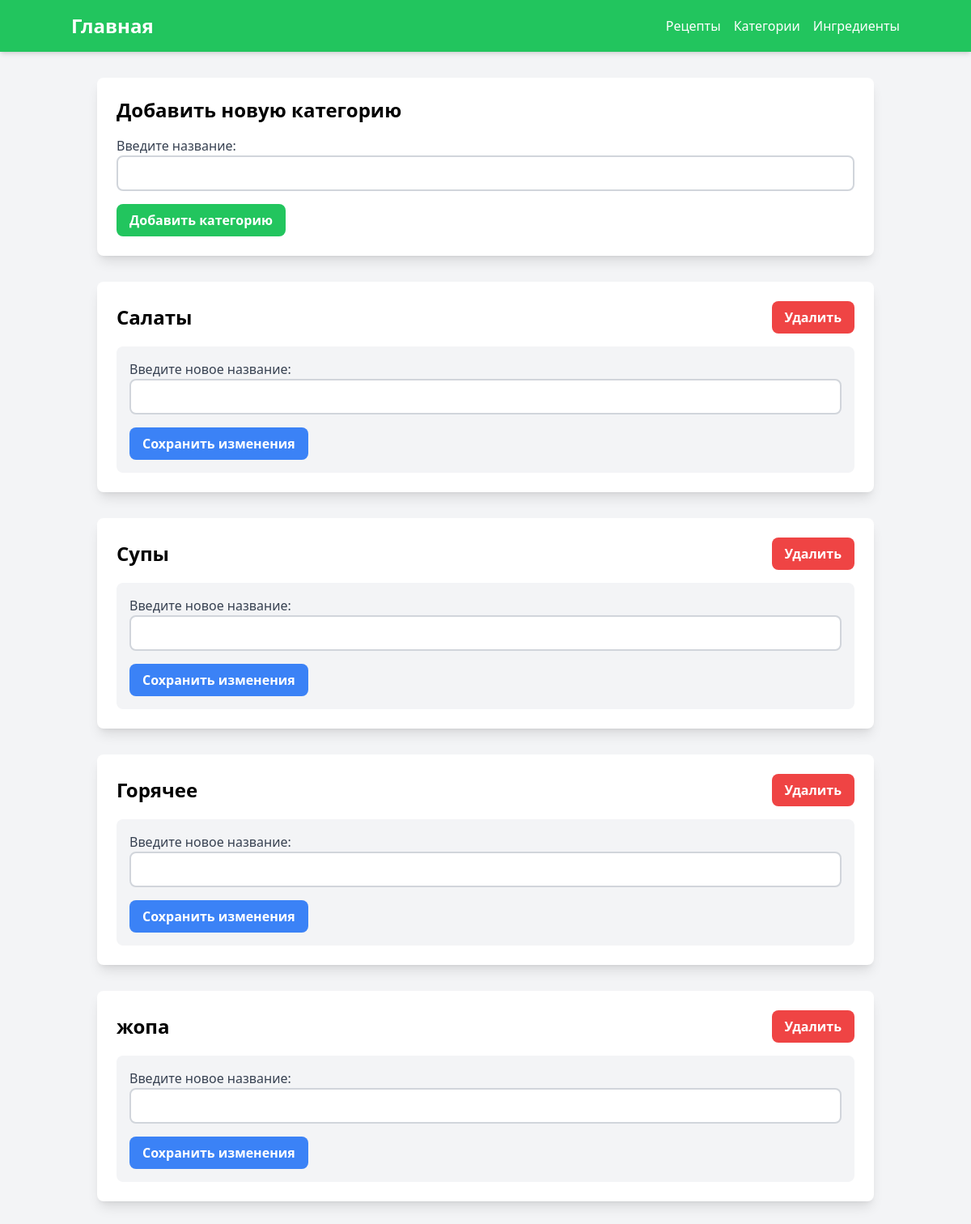
The app's page /category_pages, older data.
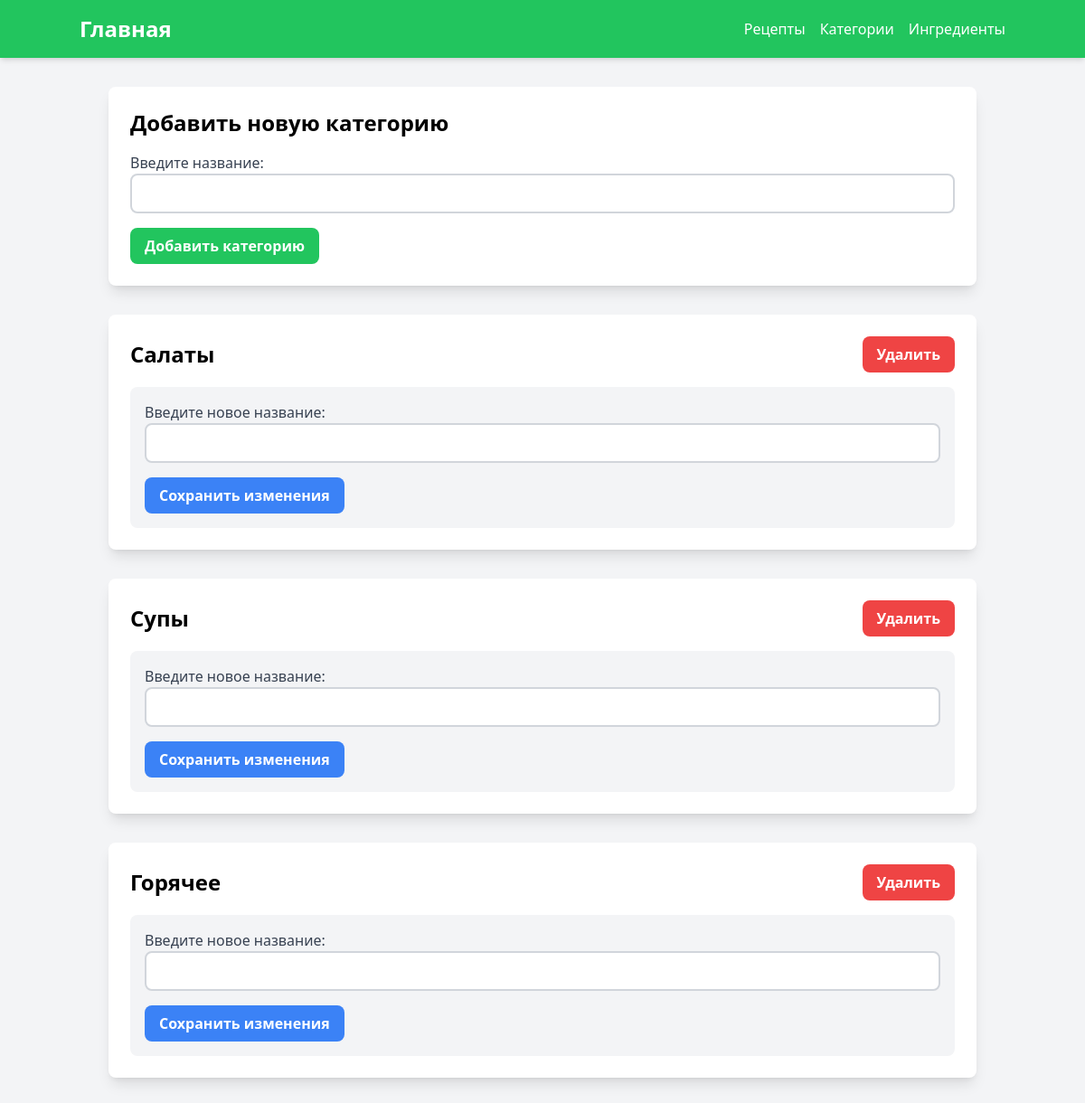
The same page, newer data.
### orm/category.py (models this page shows)
class CategoryOrm(Model):
    __tablename__ = 'categories'
    id: Mapped[int] = mapped_column(primary_key=True)
    name: Mapped[str] = mapped_column(unique=True)

### pages/category.py (the view)
@router.get('')
async def get_categories_template(
    request: Request, categories=Depends(get_all)
):
    return templates.TemplateResponse(
        'categories.html',
        {
            'request': request,
            'categories': categories['data'],
        }
    )

### templates/categories.html (shortened to what this page needs)
{% extends "header.html" %}
{% block content %}
<div class="container mx-auto p-8">
    <div class="bg-white rounded-lg shadow-lg p-6 mb-8">
        <h2 class="text-2xl font-bold mb-4">Добавить новую категорию</h2>
        <form action="{{ url_for('create_category_template') }}" method="post">
            <div class="mb-4">
                <label class="block text-gray-700" for="new_name">Введите название: </label>
                <input class="border-2 border-gray-300 p-2 w-full rounded-lg" type="text" id="new_name" name="name" required>
            </div>
            <button class="bg-green-500 text-white font-bold py-2 px-4 rounded-lg hover:bg-green-600" type="submit">Добавить категорию</button>
        </form>
    </div>
    {% for category in categories %}
        <div class="bg-white rounded-lg shadow-lg p-6 mb-8">
            <div class="flex justify-between items-center mb-4">
                <span class="text-2xl font-bold">{{ category.name }}</span>
                <div class="flex space-x-4">
                    <form action="{{ url_for('delete_category_template', id=category.id) }}" method="post">
                        <button class="bg-red-500 text-white font-bold py-2 px-4 rounded-lg hover:bg-red-600" type="submit">Удалить</button>
                    </form>
                </div>
            </div>
            <div class="bg-gray-100 p-4 rounded-lg">
                <form action="{{ url_for('update_category_template', id=category.id) }}" method="post">
                    <div class="mb-4">
                        <label class="block text-gray-700" for="new_name_{{ category.id }}">Введите новое название: </label>
                        <input class="border-2 border-gray-300 p-2 w-full rounded-lg" type="text" id="new_name_{{ category.id }}" name="name" required>
                    </div>
                    <button class="bg-blue-500 text-white font-bold py-2 px-4 rounded-lg hover:bg-blue-600" type="submit">Сохранить изменения</button>
                </form>
            </div>
        </div>
    {% endfor %}
</div>
{% endblock %}

Row changes from the older to the newer data that the page shows:
removed CategoryOrm: name "жопа"
